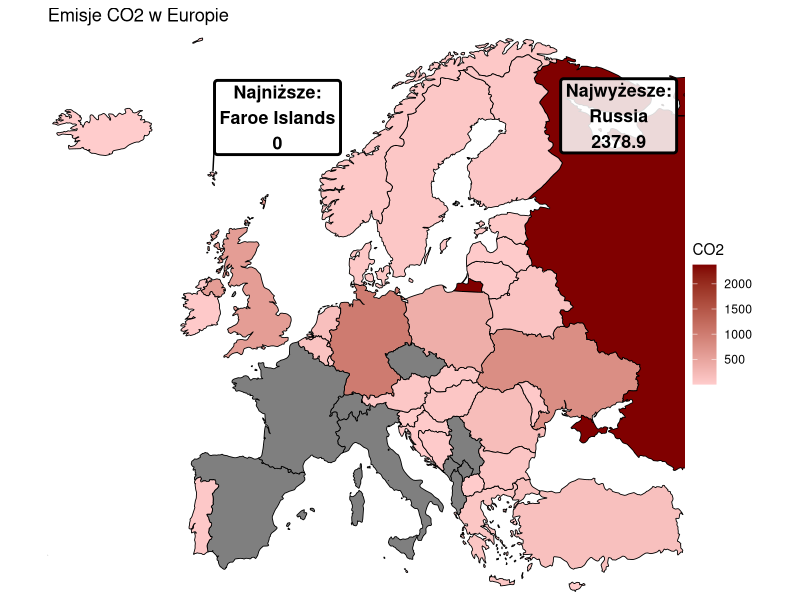
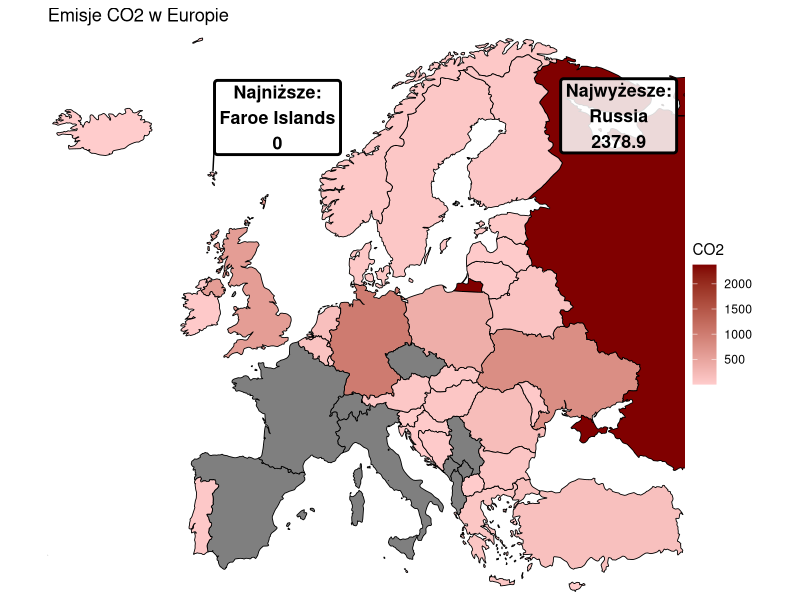

R code for these plots, in order:
library(dplyr)
library(ggplot2)
library(sf)
library(rnaturalearth)
library(rnaturalearthdata)
library(ggrepel)

df <- read.csv("List of countries by carbon dioxide emissions.csv",
               skip = 6, header = TRUE)

names(df)[1] <- "Country"
df$CO2 <- as.numeric(df[[2]])

europe <- ne_countries(scale = "medium", returnclass = "sf") %>%
  filter(continent == "Europe" | admin %in% c("Turkey", "Cyprus"))

map <- europe %>%
  left_join(df, by = c("admin" = "Country"))

max_label <- map %>%
  filter(!is.na(CO2)) %>%
  arrange(desc(CO2)) %>%
  slice(1) %>%
  st_centroid() %>%
  mutate(label = paste0("Najwyżesze:\n", admin, "\n", round(CO2, 1)))

min_label <- map %>%
  filter(!is.na(CO2), CO2 > 0) %>%       
  arrange(CO2) %>%
  slice(1) %>%
  st_centroid() %>%
  mutate(label = paste0("Najniższe:\n", admin, "\n", round(CO2, 1)))

ggplot(map) +
  geom_sf(aes(fill = CO2), color = "black", linewidth = 0.3) +
  scale_fill_gradient(
    low = "#ffcccc",   
    high = "#800000",  
    name = 
  ) +
  theme_void() +
  labs(
    title = "Emisje CO2 w Europie",
  ) +
  geom_label_repel(
    data = max_label,
    aes(label = label, geometry = geometry),
    stat = "sf_coordinates",
    size = 4.5,
    fontface = "bold",
    fill = alpha("white", 0.85),
    color = "black",
    label.size = 1,
    box.padding = 0.4,
    point.padding = 0.4,
    seed = 43
  ) +
  
  geom_label_repel(
    data = min_label,
    aes(label = label, geometry = geometry),
    stat = "sf_coordinates",
    size = 4.5,
    fontface = "bold",
    fill = alpha("white", 0.85),
    color = "black",
    label.size = 1,
    box.padding = 1,
    point.padding = 0.4,
    seed = 44
  ) +
  coord_sf(xlim = c(-25, 45), ylim = c(34, 72), expand = FALSE)

ggsave(
  filename = "mapa.png",
  plot = last_plot(),
  width = 10,
  height = 8,
  dpi = 300,
  bg = "white"
)

# przepraszam że po czasie, chciałem zrobić coś ciekawszego ale mi nie wyszło :(
